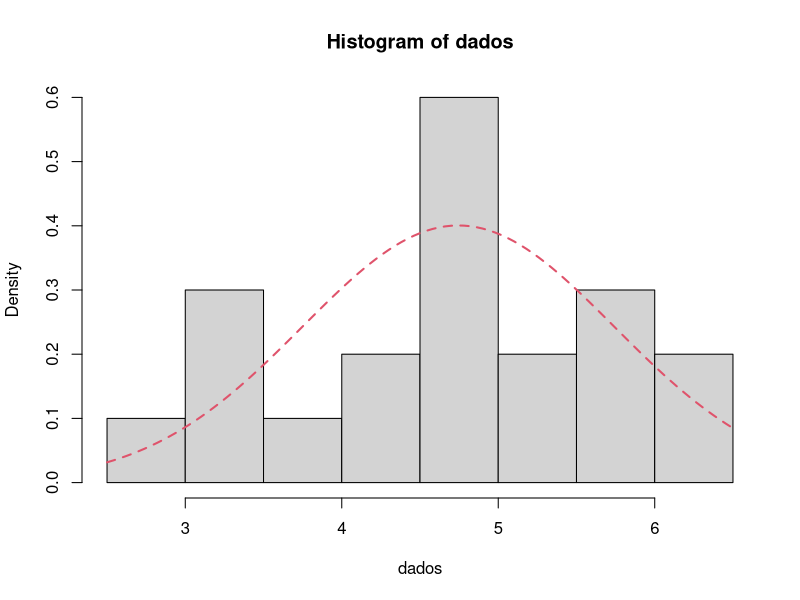
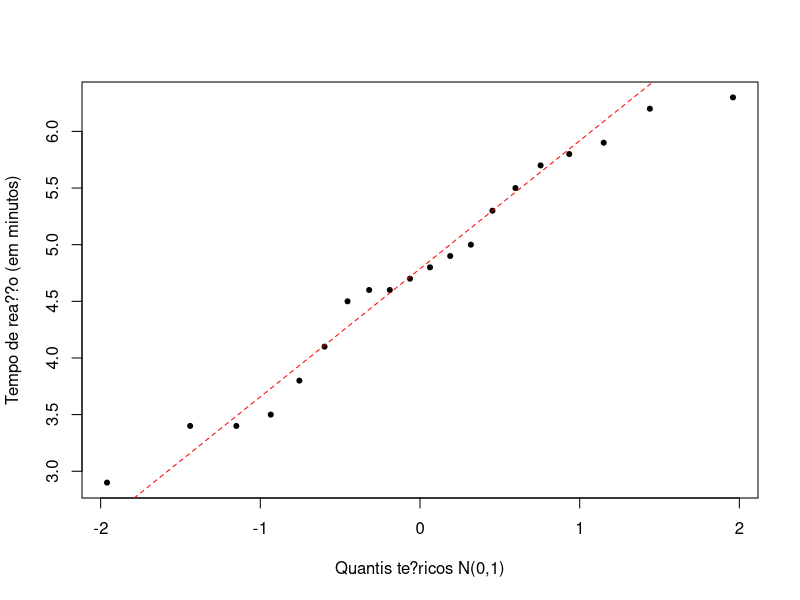

Generate these figures, in order, with R:
  # Amostra dada
  dados = c(2.9, 3.4, 3.5, 4.1, 4.6, 4.7, 4.5, 3.8, 5.3, 4.9, 4.8, 5.7, 5.8, 5.0, 3.4, 5.9, 6.3, 4.6, 5.5, 6.2)
  
  # Histograma
  hist(dados, freq = FALSE)
  curve(dnorm(x,mean=mean(dados),sd=sd(dados)),col=2,lty=2,lwd=2,add=TRUE)
  
  # Grafico de probabilidade (QQ)
  qqnorm(dados, main = "", xlab = "Quantis te?ricos N(0,1)", pch = 20,
         ylab = "Tempo de rea??o (em minutos)")
  qqline(dados, lty = 2, col = "red")
  
  # Teste de Shapiro-Wilk
  
  # O p-valor eh de 0.5986. Isto indica que os dados sao normais,
  # pois p-valores menores que 0.05 sao os casos onde os dados
  # nao apresentam normalidade.
  shapiro.test(dados)